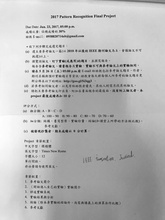
%> input picture PR-project/pics/4.jpg, 165 x 220 px, shrunk from 1080 x 1440 before the run
$ octave AFKM_FCM.m   (GNU Octave 9; MATLAB toolbox functions it lacks are replaced by stand-ins)
%> lines starting %> are read from the running program, lines starting %| are printed output that depends on the picture
### PR-project/adaptivefuzzycmeans.m
function[Ifc,CI, M, oM] = adaptivefuzzycmeans(I,k,Tn, cc)

% This program illustrates the Fuzzy c-means segmentation of an image.
% Author: Krishna Kumar
%I - input image
%k - no. of clusters required
%Ifc - fuzzy clustering output image
%C - final cluster centers
%Tn - Number of itrations
%sample usage:
%I = imread('cameraman.tif');
%[Ifc,C] = fuzzycmeans(I,4,15)
%--------------------------------------------------------------
I=double(I);
[H,W]=size(I);
Icm = zeros(H,W);
IC = [];
for i=1:k
    IC=cat(3,IC,I);
end

%Random initialization of cluster centers

TFcm=0;
%-----------------------------------------------------------------

while(TFcm<Tn)
    c=[];
    R = [];
    tmp = [];
    P = [];
    D=zeros(H,W,1);
    ic = c;
  for i=1:k
    U=repmat(cc(i),H,W);
    c=cat(3,c,U);
  end

  for i=1:k
    r=repmat(0.000001,H,W);
    R=cat(3,R,r);
  end

    distance=IC-c;
    distance=distance.*distance+R;

    dS=1./distance;

    for i=1:k
        D = D + dS(:,:,i);
    end

    for i=1:k
        % normalized distance
        dist(:,:,i)=distance(:,:,i).*D;
        Q(:,:,i)=1./dist(:,:,i);
    end

    M = zeros(H,W,k);
    for i = 1 : k
        M(:, :, i) = Q(:,:,i).*Q(:,:,i);
    end
    oM = M;

    B = zeros(k, 1);
    for i = 1 : k
        B(i) = cc(i) / sum(sum(M(:, :, i)));
    end

% [4 lines of commented-out code are left out]

    NB = B ./ sum(B);

    for i=1:k
        e = B(i) - NB(i);
%          disp(mean(mean(M(:, :, i))));
%         mean(mean(0.1 * cc(i) * e))

        M(:, :, i) = M(:, :, i) + 0.1 * e * cc(i);
        CI(i) = sum(sum(M(:, :, i).*I))/sum(sum(M(:, :, i)));
    end


    for i=1:k
     tmp = cat(3,tmp,abs(cc(i)-CI(i))/cc(i));
    end

    for i=1:k
      P = cat(3,P,Q(:,:,i));
    end

    for i=1:H
        for j=1:W
            for l=1:k
                if max(P(i,j,:))==Q(i,j,l)
                    Icm(i,j)=l;
                end
            end
        end
    end
 %------------------------------------------------------------------
   if TFcm > 3 & max(tmp) < 0.0001
         break;
  else
   cc = CI;       %updating cluster centers
  end

%----------------------------------------

Ifc=uint8(Icm);

TFcm=TFcm+1;

end%end of while loop


end

### PR-project/AFKM_FCM.m
%% AFKM vs FCM
if ~exist('testing', 'var')
    clear; close all;
    data_dir = './pics/';
    file_name = '4.jpg';
    n_cluster = 3;
end

% Parameters
fuzziness = 2;
stopping_threshold = 1e-4;
update_rate = 0.1;

% Read the image
img = im2double(imread([data_dir file_name]));
%> img: size 220x165 double; min 0.0824, max 0.996, mean 0.719

n_row = size(img, 1);
%> n_row = 220
n_col = size(img, 2);
%> n_col = 165

cc = rand(1, n_cluster);
[Ifc, C, M, oM] = adaptivefuzzycmeans(img, n_cluster,  15, cc);
%> the loop in adaptivefuzzycmeans, `while(TFcm<Tn)` made 15 passes
%> (NB, cc) on passes 1 to 12: ([0.307; 0.318; 0.375], [0.871 0.706 0.472]), ([0.311; 0.297; 0.392], [0.885 0.677 0.48]), ([0.305; 0.256; 0.439], [0.886 0.66 0.463]), ([0.277; 0.215; 0.508], [0.881 0.648 0.419]), ([0.226; 0.164; 0.61], [0.874 0.636 0.285]), ([0.146; 0.0973; 0.757], [0.866 0.62 -2.36]), ([-1.9e-06; -1.22e-06; 1], [0.855 0.601 0.719]), ([0.274; 0.185; 0.541], [0.878 0.581 0.727]), ([0.333; 0.202; 0.465], [0.897 0.57 0.737]), ([0.388; 0.205; 0.407], [0.915 0.566 0.748]), ([0.448; 0.196; 0.356], [0.938 0.567 0.76]), ([0.528; 0.175; 0.297], [0.98 0.57 0.774])
%> pass 1, in adaptivefuzzycmeans, `distance=IC-c;`:
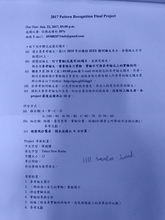
%> distance: size 220x165x3 double; mean R, G, B -0.125, -0.0387, 0.299; drawn with min black and max white
%> pass 1, in adaptivefuzzycmeans, `distance=distance.*distance+R;`:
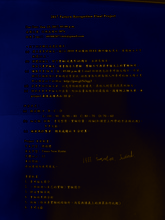
%> distance: size 220x165x3 double; mean R, G, B 0.0367, 0.0226, 0.11
%> pass 1, in adaptivefuzzycmeans, `oM = M;`:
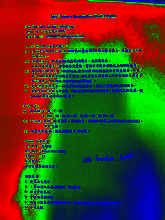
%> oM: size 220x165x3 double; mean R, G, B 0.289, 0.25, 0.118
%> after the loop in adaptivefuzzycmeans, `while(TFcm<Tn)`:
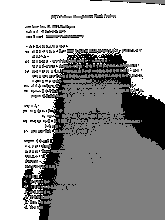
%> Icm: size 220x165 double; min 1, max 3, mean 2.29; drawn with min black and max white
%> after the loop in adaptivefuzzycmeans, `while(TFcm<Tn)`:
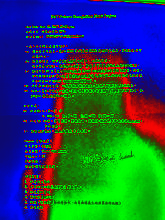
%> M: size 220x165x3 double; mean R, G, B 0.0845, 0.267, 0.321; drawn with min black and max white
%> after the loop in adaptivefuzzycmeans, `while(TFcm<Tn)`:
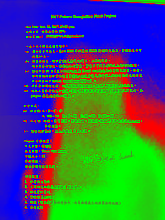
%> Q: size 220x165x3 double; mean R, G, B 0.229, 0.356, 0.414
%> after the loop in adaptivefuzzycmeans, `while(TFcm<Tn)`:
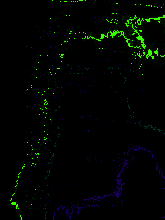
%> dist: size 220x165x3 double; mean R, G, B 251.4, 851.3, 283.9; drawn with min black and max white
%> after the loop in adaptivefuzzycmeans, `while(TFcm<Tn)`: B = [0.000157; 5.75e-05; 6.63e-05]; CI = [0.696 0.567 0.857]; TFcm = 15
%> C = [0.696 0.567 0.857]
%> (the run ends here)
